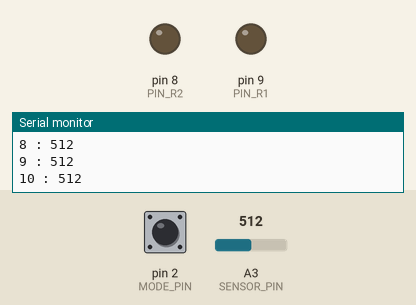
Simulated run of this sketch. Board: Arduino Uno, built with avr-gcc and run on an emulated ATmega328P. On the bench: output pins drawn as LEDs (lit = HIGH), the last lines printed to the serial monitor. The test bench sets the inputs (shaded band); at power-on: pin 2 (MODE_PIN) HIGH, A3 (SENSOR_PIN) = 512. Pins used as bus, display or sensor lines are not drawn.

Above: at 0.5 s.
At 6.0 s:
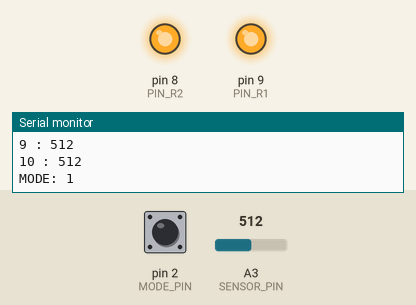
Timing chart, 0 to 14.3 s (numbered marks = the images above):
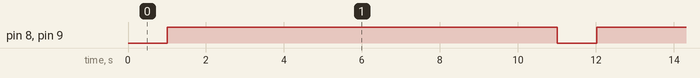

Measured:
- by itself, pin 8 (PIN_R2), pin 9 (PIN_R1): alternates HIGH for 10.0 s and LOW for 1.0 s

The sketch:

Cyborg.ino
```cpp
#include <Bounce2.h>

#define MODE_R 1
#define MODE_G 2
#define MODE_B 3

#define SENSOR_PIN 3
#define MODE_PIN 2
#define PIN_R1 9
#define PIN_R2 8
#define PIN_G1 7
#define PIN_G2 6
#define PIN_B1 5
#define PIN_B2 4

const int Blink=50;
const int Threshold=450;
const int Hits_B=10;
const int Hits_G=10;
const int Regen=10;

Bounce BtnMode = Bounce();
uint8_t Mode = MODE_R;
int HitCounter = 0;
long RegenTime = 0;

void setup()
{
	Serial.begin(9600);

	pinMode(MODE_PIN, INPUT);
	digitalWrite(MODE_PIN, HIGH);
	BtnMode.attach(MODE_PIN);
	BtnMode.interval(5);
	BtnMode.update();

	pinMode(PIN_R1, OUTPUT);
	pinMode(PIN_R2, OUTPUT);
	pinMode(PIN_G1, OUTPUT);
	pinMode(PIN_G2, OUTPUT);
	pinMode(PIN_B1, OUTPUT);
	pinMode(PIN_B2, OUTPUT);
	digitalWrite(PIN_R1, LOW);
	digitalWrite(PIN_R2, LOW);
	digitalWrite(PIN_G1, LOW);
	digitalWrite(PIN_G2, LOW);
	digitalWrite(PIN_B1, LOW);
	digitalWrite(PIN_B2, LOW);

	setMode(Hits_B > 0 ? MODE_B : Hits_G > 0 ? MODE_G : MODE_R);
	Serial.print("MODE: ");
	Serial.println(Mode, DEC);
}

void loop()
{
	if (Mode == MODE_B || Mode == MODE_G)
	{
		int val= analogRead(SENSOR_PIN);
		if (val >= Threshold)
		{
			HitCounter++;
			Serial.print(HitCounter, DEC);
			Serial.print(" : ");
			Serial.println(val, DEC);
			blink();
			if (HitCounter >= (Mode == MODE_B ? Hits_B : Hits_G))
			{
				HitCounter = 0;
				setMode(Mode == MODE_B ? MODE_G : MODE_R);
				Serial.print("MODE: ");
				Serial.println(Mode, DEC);
			}
		}
	} else if(Mode == MODE_R) {
		if (millis() >= RegenTime)
		{
			setMode(Hits_B > 0 ? MODE_B : Hits_G > 0 ? MODE_G : MODE_R);
			Serial.print("MODE: ");
			Serial.println(Mode, DEC);
		}
	}

	if(BtnMode.update() == 1 && BtnMode.read() == 0) {
		setMode(Mode == MODE_R ? (Hits_B > 0 ? MODE_B : Hits_G > 0 ? MODE_G : MODE_R) : (Mode == MODE_G ? MODE_R : Hits_G > 0 ? MODE_G : MODE_R));
	}
}

void setMode(uint8_t newMode){
	setLed(false);
	Mode = newMode;
	setLed(true);
	if (Mode == MODE_R)
	{
		RegenTime = millis()+(Regen*1000);
	}
}

void setLed(bool bOn)
{
	switch (Mode)
	{
	case MODE_B:
		digitalWrite(PIN_B1, bOn);
		digitalWrite(PIN_B2, bOn);
		break;
	case MODE_G:
		digitalWrite(PIN_G1, bOn);
		digitalWrite(PIN_G2, bOn);
		break;
	case MODE_R:
		digitalWrite(PIN_R1, bOn);
		digitalWrite(PIN_R2, bOn);
		break;
	default:
		break;
	}
}


void blink()
{
	switch (Mode)
	{
	case MODE_B:
		digitalWrite(PIN_B1, LOW);
		digitalWrite(PIN_B2, LOW);
		delay(Blink);
		digitalWrite(PIN_B1, HIGH);
		digitalWrite(PIN_B2, HIGH);
		break;
	case MODE_G:
		digitalWrite(PIN_G1, LOW);
		digitalWrite(PIN_G2, LOW);
		delay(Blink);
		digitalWrite(PIN_G1, HIGH);
		digitalWrite(PIN_G2, HIGH);
		break;
	case MODE_R:
		digitalWrite(PIN_R1, LOW);
		digitalWrite(PIN_R2, LOW);
		delay(Blink);
		digitalWrite(PIN_R1, HIGH);
		digitalWrite(PIN_R2, HIGH);
		break;
	default:
		break;
	}
}
```
